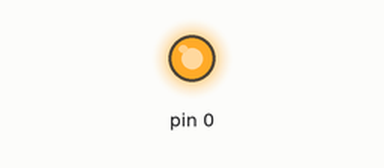
The sketch below on a simulated Arduino Uno, built with avr-gcc and run on an emulated ATmega328P. Shown: output pins drawn as LEDs (lit = HIGH).

Above: at 2.5 s.
At 7.5 s:
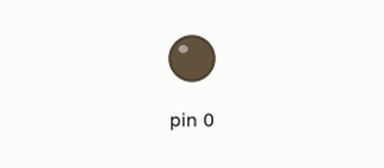
Timing chart, 0 to 13.0 s (numbered marks = the images above):
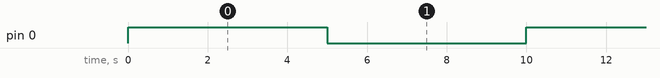

The sketch:

Clock_MSP.ino
```cpp
void setup()
{
  pinMode(0, OUTPUT);
}

void loop()
{
    digitalWrite(0, HIGH);
    delay(5000);
    digitalWrite(0, LOW);
    delay(5000);
}
```

Measured:
- by itself, pin 0: alternates HIGH for 5.0 s and LOW for 5.0 s
